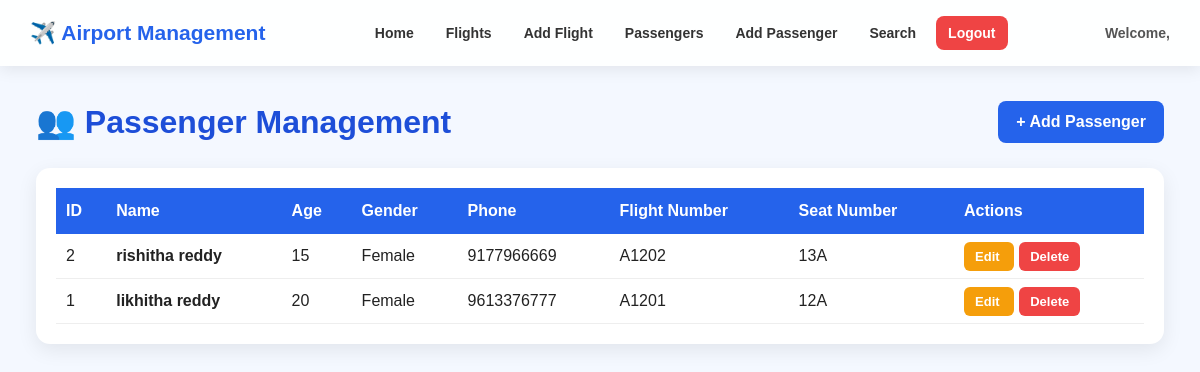
The app's page /passengers (signed in), older data.
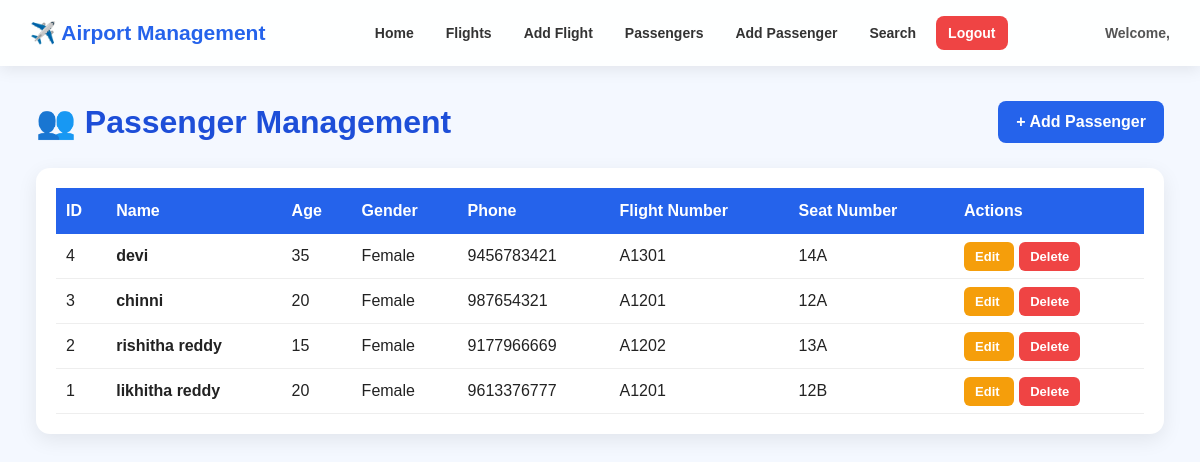
The same page, newer data.
### tables this page shows
CREATE TABLE passengers (
            id INTEGER PRIMARY KEY AUTOINCREMENT,
            name TEXT NOT NULL,
            age INTEGER NOT NULL,
            gender TEXT NOT NULL,
            phone TEXT NOT NULL,
            flight_number TEXT NOT NULL,
            seat_number TEXT NOT NULL
        );

### server.py (the view)
@app.route("/passengers")
def passengers():
    if not login_required():
        return redirect("/login")
    connection = get_database_connection()
    cursor = connection.cursor()
    cursor.execute("""
        SELECT *
        FROM passengers
        ORDER BY id DESC
    """)
    passengers = cursor.fetchall()
    connection.close()
    theme = request.cookies.get("theme", "light")
    return render_template(
        "passengers.html",
        passengers=passengers,
        theme=theme
    )

### server.py (called while the page is built)
def get_database_connection():
    connection = sqlite3.connect("users.db")
    connection.row_factory = sqlite3.Row
    return connection

def login_required():
    return "user_id" in session

### templates/passengers.html (shortened to what this page needs)
<!DOCTYPE html>
<html lang="en">
<head>
</head>
<body>
    {% include 'navbar.html' %}
    <div class="container">
        <div class="page-header">
            <h1>👥 Passenger Management</h1>
            <a href="/add-passenger" class="add-btn">
                + Add Passenger
            </a>
        </div>
        <div class="table-box">
            {% if passengers %}
            <table>
                <thead>
                    <tr>
                        <th>ID</th>
                        <th>Name</th>
                        <th>Age</th>
                        <th>Gender</th>
                        <th>Phone</th>
                        <th>Flight Number</th>
                        <th>Seat Number</th>
                        <th>Actions</th>
                    </tr>
                </thead>
                <tbody>
                    {% for passenger in passengers %}
                    <tr>
                        <td>{{ passenger['id'] }}</td>
                        <td>
                            <strong>{{ passenger['name'] }}</strong>
                        </td>
                        <td>{{ passenger['age'] }}</td>
                        <td>{{ passenger['gender'] }}</td>
                        <td>{{ passenger['phone'] }}</td>
                        <td>{{ passenger['flight_number'] }}</td>
                        <td>{{ passenger['seat_number'] }}</td>
                        <td>
                            <a
                                href="/edit-passenger/{{ passenger['id'] }}"
                                class="edit-btn"
                            >
                                Edit
                            </a>
                            <a
                                href="/delete-passenger/{{ passenger['id'] }}"
                                class="delete-btn"
                                onclick="return confirm('Are you sure you want to delete this passenger?');"
                            >
                                Delete
                            </a>
                        </td>
                    </tr>
                    {% endfor %}
                </tbody>
            </table>
            {% endif %}
        </div>
    </div>
</body>
</html>

Row changes from the older to the newer data that the page shows:
added passengers: id "4", name "devi", age "35", gender "Female", phone "9456783421", flight_number "A1301", seat_number "14A"
added passengers: id "3", name "chinni", age "20", gender "Female", phone "987654321", flight_number "A1201", seat_number "12A"
changed passengers "likhitha reddy": seat_number "12A" → "12B"
